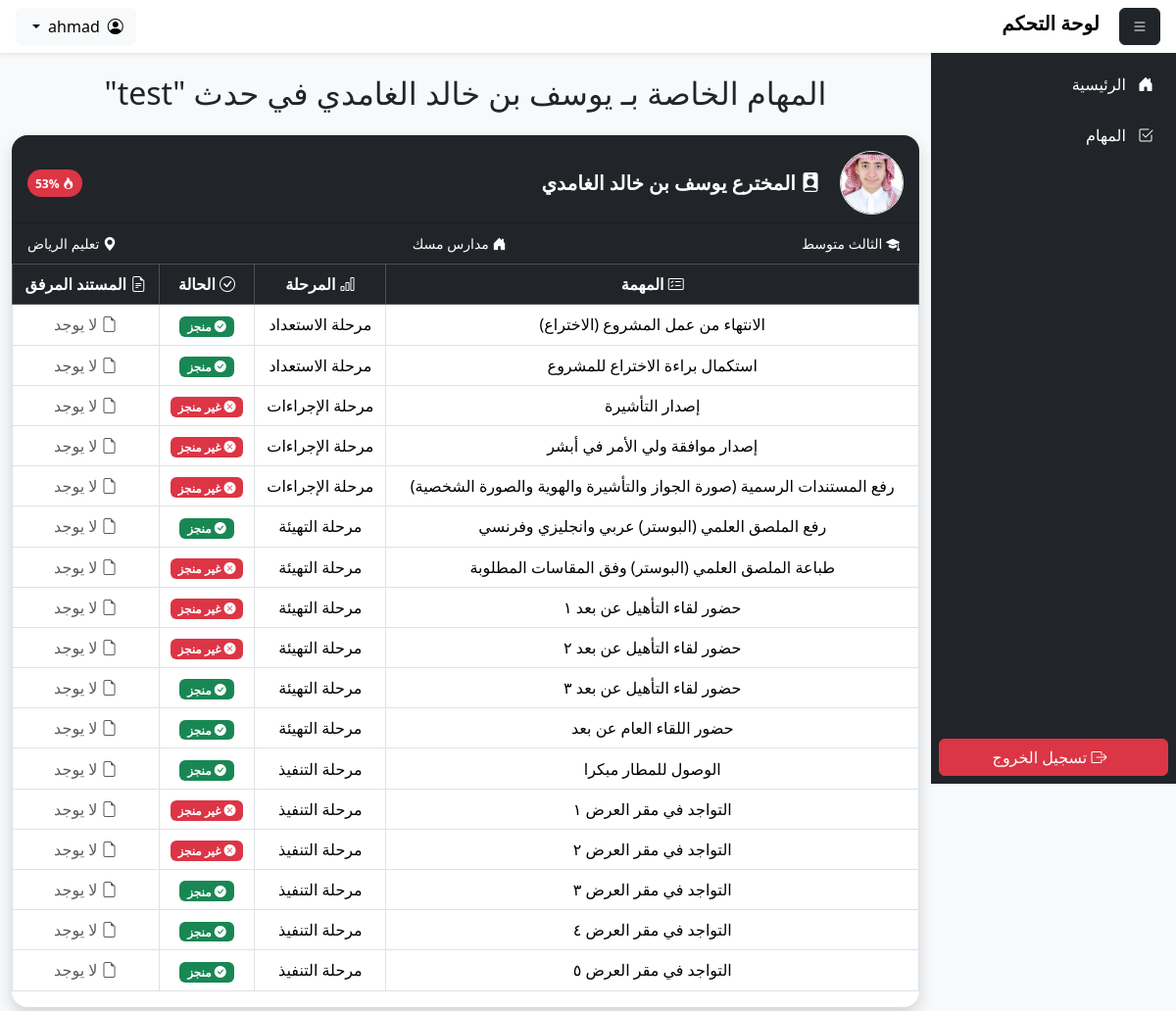
Screenshot of /events/4/student/2/ (signed in) with the database file from the repository.
### tasks/models.py (models this page shows, shortened)
class User(AbstractUser):
    ROLE_CHOICES = [
        ('admin', 'مسؤول'),
        ('student', 'طالب'),
        ('guardian', 'ولي أمر'),
    ]
    full_name = models.CharField(max_length=255, verbose_name="الاسم الكامل")
    role = models.CharField(max_length=10, choices=ROLE_CHOICES, verbose_name="نوع الحساب")
    USERNAME_FIELD = "username"
    REQUIRED_FIELDS = ["full_name", "role"]
    def is_admin(self):
        return self.role == "admin"

class StudentProfile(models.Model):
    GENDER_CHOICES = [
        ('ذكر', 'ذكر'),
        ('أنثى', 'أنثى'),
    ]
    user = models.OneToOneField(User, on_delete=models.CASCADE, related_name="student_profile")
    grade = models.CharField(max_length=50, verbose_name="الصف")
    school = models.CharField(max_length=255, verbose_name="المدرسة")
    gender = models.CharField(max_length=10, choices=GENDER_CHOICES, verbose_name="الجنس")
    education_department = models.CharField(max_length=255, verbose_name="إدارة التعليم")
    profile_picture = models.ImageField(upload_to="students/", blank=True, null=True, verbose_name="صورة الطالب")
    def tasks_total_count(self, event):
        total_tasks = self.tasks.filter(event=event).count()
        completed_tasks = self.tasks.filter(event=event, completed=True).count()
        return f"{completed_tasks}/{total_tasks}"
    def task_progress(self, event):
        total_tasks = self.tasks.filter(event=event).count()
        completed_tasks = self.tasks.filter(event=event, completed=True).count()
        return (completed_tasks / total_tasks * 100) if total_tasks > 0 else 0

class Event(models.Model):
    name = models.CharField(max_length=255, verbose_name="اسم الحدث")
    description = models.TextField(blank=True, null=True, verbose_name="وصف الحدث")
    event_date = models.DateField(verbose_name="تاريخ الحدث")
    students = models.ManyToManyField(StudentProfile, related_name="events", verbose_name="الطلاب المشاركون", blank=True)
    created_by = models.ForeignKey(User, on_delete=models.SET_NULL, null=True, verbose_name='منشئ المشروع')

class EventTask(models.Model):
    event = models.ForeignKey(Event, on_delete=models.CASCADE, related_name="event_tasks", verbose_name="الحدث")
    student = models.ForeignKey(StudentProfile, on_delete=models.CASCADE, related_name="tasks", verbose_name="الطالب")
    task = models.ForeignKey(Task, on_delete=models.CASCADE, related_name="event_tasks", verbose_name="المهمة")
    completed = models.BooleanField(default=False, verbose_name="تم الإنجاز")
    document = models.FileField(upload_to="event_tasks/", blank=True, null=True, verbose_name="المستند (إن وجد)")
    class Meta:
        unique_together = ("event", "student", "task")

class Task(models.Model):
    phase = models.CharField(max_length=255, unique=False, verbose_name="اسم المرحلة")
    name = models.CharField(max_length=255, unique=True, verbose_name="اسم المهمة")
    document_required = models.BooleanField(default=False)
    class Meta:
        unique_together = ("phase", "name")

### tasks/views.py (the view)
# urls.py: path('events/<int:pk>/student/<int:student_id>/', views.EventStudentTaskDetailView.as_view(), name='student_event_tasks_detail'),
class EventStudentTaskDetailView(ListView):
    model = EventTask
    template_name = "events/student_tasks.html"  # تأكد من إنشاء هذا القالب
    context_object_name = "tasks"
    def dispatch(self, request, *args, **kwargs):
        student = get_object_or_404(StudentProfile, pk=self.kwargs["student_id"])
        if not (request.user.is_admin or request.user == student.user):
            raise PermissionDenied
        return super().dispatch(request, *args, **kwargs)
    def get_queryset(self):
        event = get_object_or_404(Event, pk=self.kwargs["pk"])
        student = get_object_or_404(StudentProfile, pk=self.kwargs["student_id"])
        return EventTask.objects.filter(event=event, student=student)
    def get_context_data(self, **kwargs):
        context = super().get_context_data(**kwargs)
        student = get_object_or_404(StudentProfile, pk=self.kwargs["student_id"])
        student.total_count = student.tasks_total_count(self.kwargs["pk"])
        student.progress = student.task_progress(self.kwargs["pk"])
        context["event"] = get_object_or_404(Event, pk=self.kwargs["pk"])
        context["student"] = student
        return context

### tasks/templates/events/student_tasks.html (shortened to what this page needs)
{% extends 'base.html' %}
{% block content %}
<div class="container mt-4">
    <h2 class="text-center mb-4">
        المهام الخاصة بـ {{ student.user.full_name }} في حدث "{{ event.name }}"
    </h2>
    <div class="card border-0 shadow rounded-4 overflow-hidden">
        <div class="card-header bg-dark text-white d-flex align-items-center justify-content-between px-3 pt-3">
            <div class="d-flex align-items-center">
                <div class="rounded-circle overflow-hidden border border-light ms-3" style="width: 65px; height: 65px;">
                    <img src="{{ student.profile_picture.url|default:'/static/default.png' }}"
                         alt="صورة الطالب" class="w-100 h-100 object-fit-cover">
                </div>
                <div>
                    <h5 class="fw-bold m-0">
                        <i class="bi bi-person-badge-fill me-1"></i>
                        {% if student.gender == 'ذكر' %} المخترع {% else %} المخترعة {% endif %}
                        {{ student.user.full_name }}
                    </h5>
                </div>
            </div>
            <span class="badge rounded-pill
                        {% if student.completion_rate >= 80 %} bg-success
                        {% elif student.completion_rate >= 50 %} bg-warning
                        {% else %} bg-danger {% endif %} p-2">
                <i class="bi bi-fire"></i> {{ student.progress|floatformat:0 }}%
            </span>
        </div>
        <div class="card-header bg-dark text-white d-flex align-items-center justify-content-between px-3">
            <small class="text-white"><i class="bi bi-mortarboard-fill me-1"></i> {{ student.grade }}</small><br>
            <small class="text-white"><i class="bi bi-house-door-fill me-1"></i> {{ student.school }}</small><br>
            <small class="text-white"><i class="bi bi-geo-alt-fill me-1"></i> {{ student.education_department }}</small>
        </div>
        <div class="table-responsive"><table class="table table-bordered table-hover text-center align-middle">
            <thead class="table-dark">
                <tr>
                    <th><i class="bi bi-card-checklist"></i> المهمة</th>
                    <th><i class="bi bi-bar-chart"></i> المرحلة</th>
                    <th><i class="bi bi-check-circle"></i> الحالة</th>
                    <th><i class="bi bi-file-earmark-text"></i> المستند المرفق</th>
                </tr>
            </thead>
            <tbody>
                {% for task in tasks %}
                <tr>
                    <td>{{ task.task.name }}</td>
                    <td>{{ task.task.phase }}</td>
                    <td>
                        {% if task.completed %}
                            <span class="badge bg-success"><i class="bi bi-check-circle-fill"></i> منجز</span>
                        {% else %}
                            <span class="badge bg-danger"><i class="bi bi-x-circle-fill"></i> غير منجز</span>
                        {% endif %}
                    </td>
                    <td>
                        {% if task.document %}
                            <a href="{{ task.document.url }}" target="_blank" class="btn btn-sm btn-primary">
                                <i class="bi bi-folder-symlink"></i> عرض المستند
                            </a>
                        {% else %}
                            <span class="text-muted"><i class="bi bi-file-earmark"></i> لا يوجد</span>
                        {% endif %}
                    </td>
                </tr>
                {% empty %}
                <tr>
                    <td colspan="4" class="text-muted">
                        <i class="bi bi-exclamation-circle"></i> لا توجد مهام لهذا الطالب في هذا الحدث.
                    </td>
                </tr>
                {% endfor %}
            </tbody>
        </table>
    </div>
    </div>
</div>
{% endblock %}

### tasks/templates/includes/header.html (shortened to what this page needs)
<header class="header navbar navbar-expand-md navbar-light bg-white shadow-sm">
    <div class="d-flex w-100 px-3 justify-content-between align-items-center">
        <div>
            <button class="btn btn-dark" onclick="toggleSidebar()">
                <i class="bi bi-list"></i>
            </button>
            <a href="{% url 'index' %}" class="navbar-brand fw-bold">
                لوحة التحكم
            </a>
        </div>
        <div class="dropdown">
            <button class="btn btn-light dropdown-toggle d-flex align-items-center" id="userMenuButton" data-bs-toggle="dropdown" aria-expanded="false">
                <div><i class="bi bi-person-circle"></i></div>
                <span class="d-none d-md-inline mx-2"> {{ user.username }} </span>
            </button>
        </div>
    </div>
</header>

### static/css/styles.css (style rules this page uses)
body { margin: 0; font-size: 1rem; font-weight: 400; line-height: 1.5; color: rgb(33, 37, 41); text-align: right; background-color: #fff; visibility: visible; opacity: 1; transition: opacity 0.3s ease-in-out; }
.header { position: fixed; top: 0px; width: 100%; z-index: 1000; }

### rows the page displays
User: username "ahmad"
StudentProfile: user.full_name "يوسف بن خالد الغامدي", profile_picture (picture), progress "53", grade "الثالث متوسط", school "مدارس مسك", education_department "تعليم الرياض"
Event: name "test"
EventTask: task.name "الانتهاء من عمل المشروع (الاختراع)", task.phase "مرحلة الاستعداد", completed True (drawn), document "لا يوجد"
EventTask: task.name "استكمال براءة الاختراع للمشروع", task.phase "مرحلة الاستعداد", completed True (drawn), document "لا يوجد"
EventTask: task.name "إصدار التأشيرة", task.phase "مرحلة الإجراءات", completed False (drawn), document "لا يوجد"
EventTask: task.name "إصدار موافقة ولي الأمر في أبشر", task.phase "مرحلة الإجراءات", completed False (drawn), document "لا يوجد"
EventTask: task.name "رفع المستندات الرسمية (صورة الجواز والتأشيرة والهوية والصورة الشخصية)", task.phase "مرحلة الإجراءات", completed False (drawn), document "لا يوجد"
EventTask: task.name "رفع الملصق العلمي (البوستر) عربي وانجليزي وفرنسي", task.phase "مرحلة التهيئة", completed True (drawn), document "لا يوجد"
EventTask: task.name "طباعة الملصق العلمي (البوستر) وفق المقاسات المطلوبة", task.phase "مرحلة التهيئة", completed False (drawn), document "لا يوجد"
EventTask: task.name "حضور لقاء التأهيل عن بعد ١", task.phase "مرحلة التهيئة", completed False (drawn), document "لا يوجد"
EventTask: task.name "حضور لقاء التأهيل عن بعد ٢", task.phase "مرحلة التهيئة", completed False (drawn), document "لا يوجد"
EventTask: task.name "حضور لقاء التأهيل عن بعد ٣", task.phase "مرحلة التهيئة", completed True (drawn), document "لا يوجد"
EventTask: task.name "حضور اللقاء العام عن بعد", task.phase "مرحلة التهيئة", completed True (drawn), document "لا يوجد"
EventTask: task.name "الوصول للمطار مبكرا", task.phase "مرحلة التنفيذ", completed True (drawn), document "لا يوجد"
EventTask: task.name "التواجد في مقر العرض ١", task.phase "مرحلة التنفيذ", completed False (drawn), document "لا يوجد"
EventTask: task.name "التواجد في مقر العرض ٢", task.phase "مرحلة التنفيذ", completed False (drawn), document "لا يوجد"
EventTask: task.name "التواجد في مقر العرض ٣", task.phase "مرحلة التنفيذ", completed True (drawn), document "لا يوجد"
EventTask: task.name "التواجد في مقر العرض ٤", task.phase "مرحلة التنفيذ", completed True (drawn), document "لا يوجد"
EventTask: task.name "التواجد في مقر العرض ٥", task.phase "مرحلة التنفيذ", completed True (drawn), document "لا يوجد"
